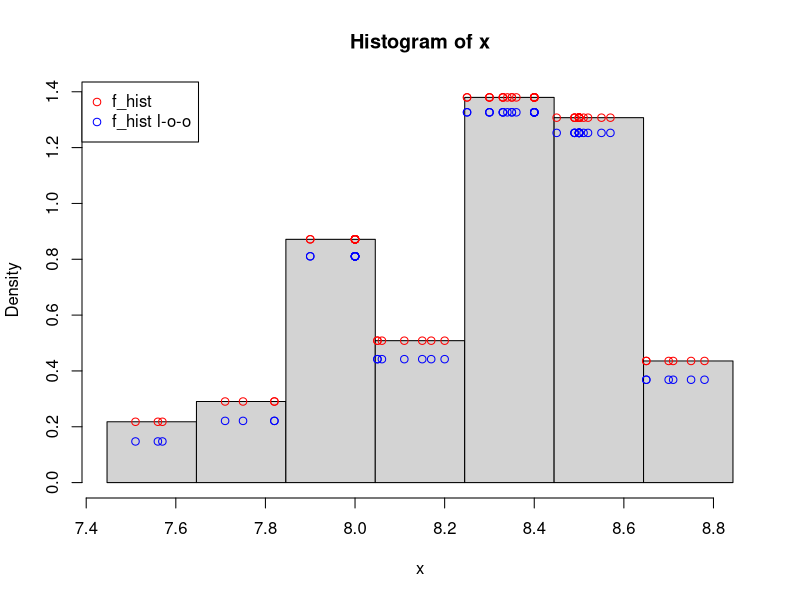
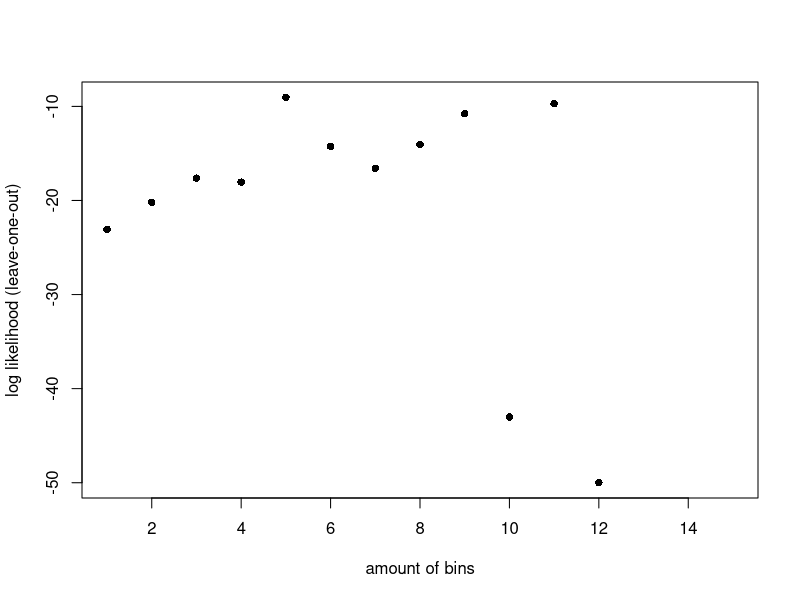
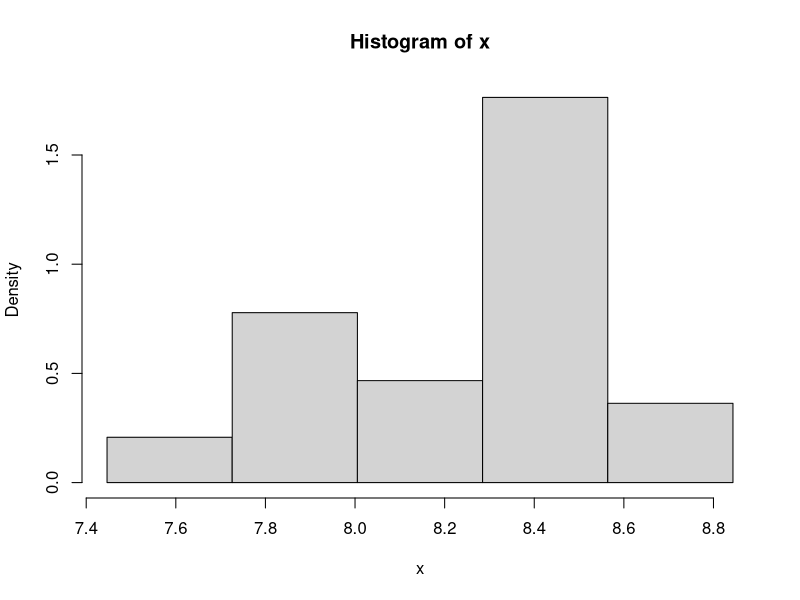
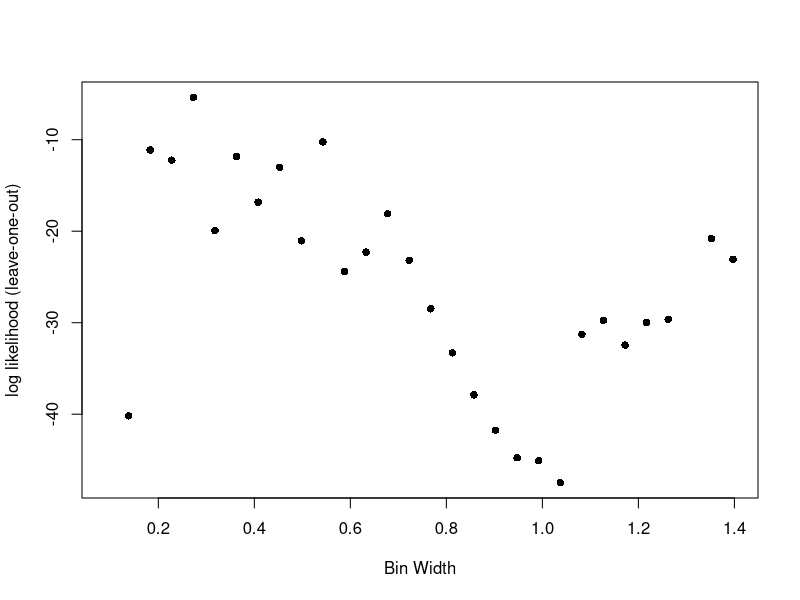
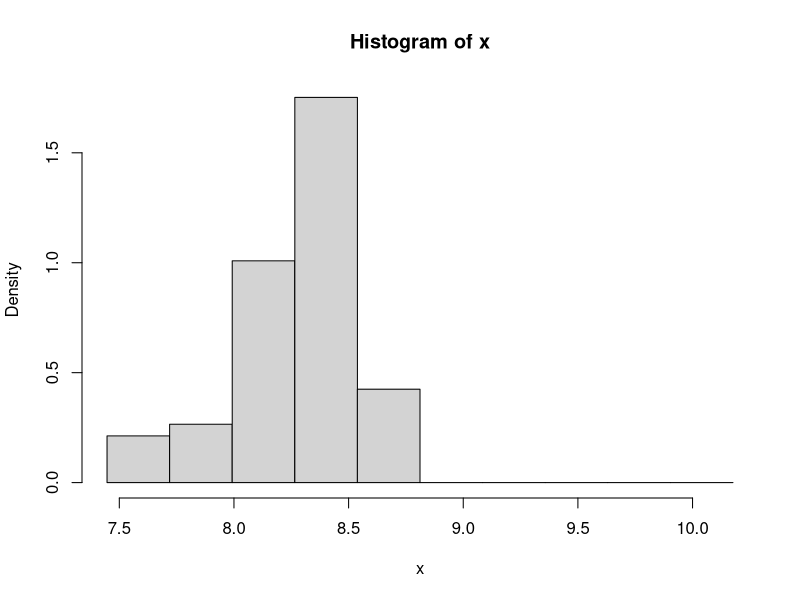
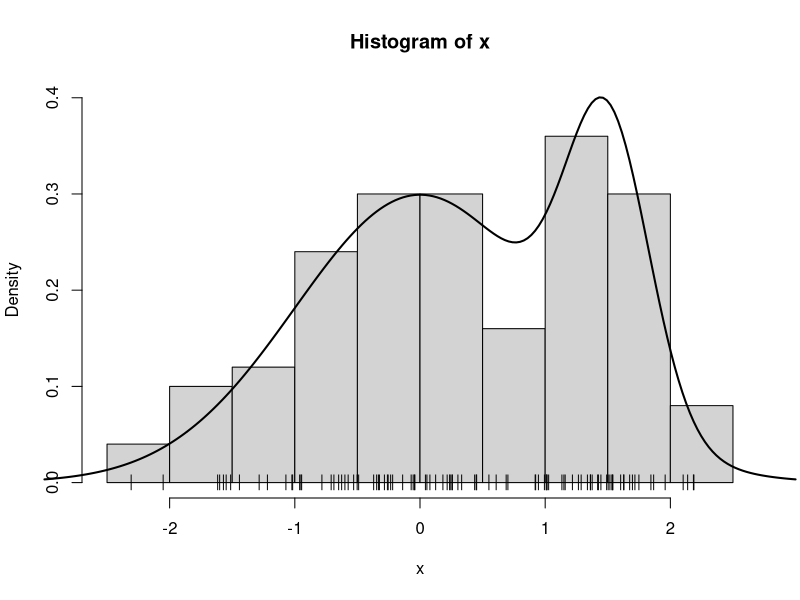
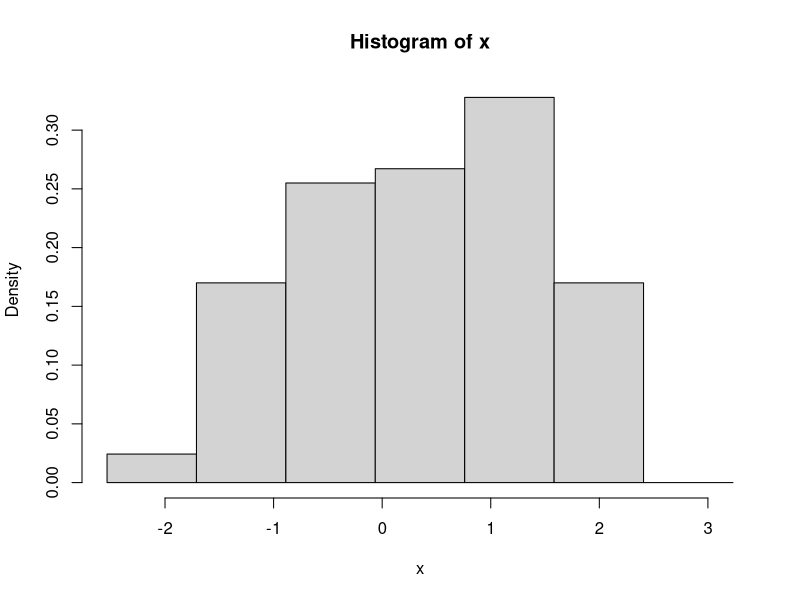
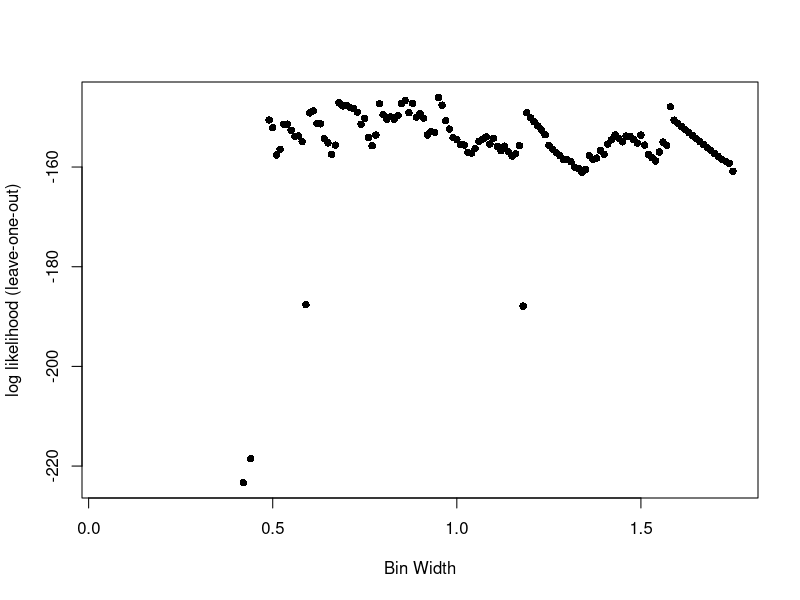

Write R code to recreate these figures, in order.
## ---- chunk 1
knitr::opts_chunk$set(echo = TRUE)
## ---- chunk 2
cdrate.df <- read.table("cdrate.dat")
x <- cdrate.df[,1]

A <- min(x)-.05*diff(range(x)) 
Z <- max(x)+.05*diff(range(x))
nbr <- 7

hx <- hist(x,breaks=seq(A,Z,length=nbr+1),freq=F)
binwidth <- hx$breaks[2]-hx$breaks[1]
hx_f <- stepfun(hx$breaks,c(0,hx$density,0))
y_hist <- hx_f(x)
points(x,y_hist,col="red", pch=1)

y_loo_hist <- (y_hist-(1/(length(x)*binwidth)))*(length(x)/(length(x)-1))
points(x,y_loo_hist,col="blue", pch=1)

par(xpd=TRUE)
legend( x="topleft", 
        legend=c(expression("f_hist"),"f_hist l-o-o"),
        col=c("red","blue"), pch=c(1,1))
## ---- chunk 3
loo_log_likelihood <- sum(log(y_loo_hist))
## ---- chunk 4
nbr_seq <- seq(1,15)
nbr_loo_log_likelihood <- c()
for (nbr in nbr_seq) {
  hx <- hist(x,breaks=seq(A,Z,length=nbr+1),plot=F)
  binwidth <- hx$breaks[2]-hx$breaks[1]
  hx_f <- stepfun(hx$breaks,c(0,hx$density,0))
  y_hist <- hx_f(x)
  y_loo_hist <- (y_hist-(1/(length(x)*binwidth)))*(length(x)/(length(x)-1))
  if (any(y_loo_hist==0)) {
    nbr_loo_log_likelihood <- c(nbr_loo_log_likelihood,-Inf)
  }
  else {
    nbr_loo_log_likelihood <- c(nbr_loo_log_likelihood,sum(log(y_loo_hist)))
  }
}
## ---- chunk 5
plot(nbr_seq,nbr_loo_log_likelihood, pch=16, xlab='amount of bins', ylab = 'log likelihood (leave-one-out)')
## ---- chunk 6
nbr_opt <- 5
hx <- hist(x,breaks=seq(A,Z,length=nbr_opt+1),freq=F)
## ---- chunk 7
b_seq <- seq((Z-A)/15,(Z-A)/1,length=30)
b_loo_log_likelihood <- c()
for (b in b_seq) {
  hx <- hist(x,breaks=seq(A,Z+b,by=b), plot=F)
  hx_f <- stepfun(hx$breaks,c(0,hx$density,0))
  y_hist <- hx_f(x)
  y_loo_hist <- (y_hist-(1/(length(x)*b)))*(length(x)/(length(x)-1))
  if (any(y_loo_hist==0)) {
    b_loo_log_likelihood <- c(b_loo_log_likelihood,-Inf)
  }
  else {
    b_loo_log_likelihood <- c(b_loo_log_likelihood,sum(log(y_loo_hist)))
  }
}
plot(b_seq,b_loo_log_likelihood, pch=16, xlab='Bin Width', ylab = 'log likelihood (leave-one-out)')
## ---- chunk 8
b_optimal <- b_seq[which.max(b_loo_log_likelihood)]
## ---- chunk 9
hx <- hist(x,breaks=seq(A,Z+b,by=b_optimal), plot=F)
plot(hx,freq = FALSE)
## ---- chunk 10
# graph.mixt
# Input:
#    k: number mixture components
#    mu: vector of length k with the mean values of the k normals
#    sigma: vector of length k with the st.dev. values of the k normals
#    alpha: vector of length k with the weights of each normal
#    graphic: logical value indicating if the mixture density must be plotted
#    ...: Other parameters passed to plot()
#
# Output:
#    L, U: extremes of the interval where the mixture density is plotted
#    x: points at which the mixture density is evaluated 
#    fx: value of the mixture density at x
#
graph.mixt<-
function(k=1, mu=seq(-2*(k-1),2*(k-1),length=k), sigma=seq(1,1,length=k), alpha=seq(1/k,1/k,length=k), graphic=TRUE,...)
{
   L<-min(mu-3*sigma)
   U<-max(mu+3*sigma)
         
   x<- seq(from=L,to=U,length=200)
   fx<- 0*x
   Salpha<-sum(alpha)
   for(i in 1:k){
   	p<-alpha[i]/Salpha
#   	fx <- fx + p*exp(-.5*((x-mu[i])/sigma[i])^2)/(sqrt(2*pi)*sigma[i])
   	fx <- fx + p*dnorm(x,mu[i],sigma[i])
   }
   if (graphic){
      plot(x,fx,type="l",...)
   }
   return(list(L = L, U = U, x = x, fx = fx))
}

# sim.mixt
# Input:
#    n: number of simulated data
#    k: number mixture components
#    mu: vector of length k with the mean values of the k normals
#    sigma: vector of length k with the st.dev. values of the k normals
#    alpha: vector of length k with the weights of each normal
#    graphic: logical value indicating if the mixture density and the 
#              histogram of the simulated data must be plotted
#    ...: Other parameters passed to plot()
#
# Output:
#    x: simulated data
#
# Requires: 
#    graph.mixt
sim.mixt <- function(n=1,k=1, 
         mu=seq(-2*(k-1),2*(k-1),length=k), 
         sigma=seq(1,1,length=k), 
         alpha=seq(1/k,1/k,length=k), graphic=FALSE,...)
{
   csa<-cumsum(alpha)
   x<-runif(n)
      
   for (i in 1:n){
      comp<-sum(csa<=x[i])+1
      x[i]<-rnorm(1,mu[comp],sigma[comp])
   }
   if(graphic) {
      out<-graph.mixt(k, mu, sigma, alpha, gr=FALSE)
      hist(x,freq = FALSE,
           ylim=c(0,max(c(max(out$fx),max(hist(x,plot=FALSE)$density)))))
      lines(out$x,out$fx,lty=1,lwd=2)
   }   
   return(x)
}
## ---- chunk 11
set.seed(123)
n <- 100
mu <- c(0,3/2)
sigma <- c(1,1/3)
alpha <- c(3/4,1/4)
x <- sim.mixt(n=n, k=2, mu=mu, sigma=sigma, alpha=alpha, gr=T)
points(x,0*x,pch="|")

sigma.mixt <- 1.095287
b_scott <- 3.49 * sigma.mixt * length(x)^(-1/3) 
## ---- chunk 12
A <- min(x)-.05*diff(range(x)) 
Z <- max(x)+.05*diff(range(x))

hx <- hist(x,breaks=seq(A,Z+b,by=b_scott), plot=F)
plot(hx,freq = FALSE)
## ---- chunk 13
b_seq = seq(0.05, 1.75, by=0.01)
b_loo_log_likelihood <- c()

for (b in b_seq) {
  hx <- hist(x,breaks=seq(A,Z+b,by=b), plot=F)
  hx_f <- stepfun(hx$breaks,c(0,hx$density,0))
  y_hist <- hx_f(x)
  y_loo_hist <- (y_hist-(1/(length(x)*b)))*(length(x)/(length(x)-1))
  if (any(y_loo_hist<=0)) {
    b_loo_log_likelihood <- c(b_loo_log_likelihood,-Inf)
  }
  else {
    b_loo_log_likelihood <- c(b_loo_log_likelihood,sum(log(y_loo_hist)))
  }
}
plot(b_seq,b_loo_log_likelihood, pch=16, xlab='Bin Width', ylab = 'log likelihood (leave-one-out)')
## ---- chunk 14
b_ml <- b_seq[which.max(b_loo_log_likelihood)]
## ---- chunk 15
hx <- hist(x,breaks=seq(A,Z+b,by=b_ml), plot=F)
plot(hx,freq = FALSE)
## ---- chunk 16
h_seq <- seq(0.1,1, by=0.01)
h_loo_log_likelihood <- c()

for (h in h_seq) {
  kx <- density(x,bw=h,kernel='gaussian')
  kx_f <- approxfun(x=kx$x, y=kx$y, method='linear', rule=2)
  y_density <- kx_f(x)
  y_loo_density <- (y_density-(1/(sqrt(2*pi)*length(x)*h)))*(length(x)/(length(x)-1))
  
    h_loo_log_likelihood <- c(h_loo_log_likelihood,sum(log(y_loo_density)))
}

plot(h_seq,h_loo_log_likelihood, pch=16, xlab='Kernel Bandwidth', ylab = 'log likelihood (leave-one-out)')

h_ml <- h_seq[which.max(h_loo_log_likelihood)]
## ---- chunk 17
kx <- density(x,bw=h_ml,kernel='gaussian')
kx_f <- approxfun(x=kx$x, y=kx$y, method='linear', rule=2)
plot(kx$x, kx$y, xlab='x', ylab = 'density', main = 'Gaussian Kernel Density Estimation')
